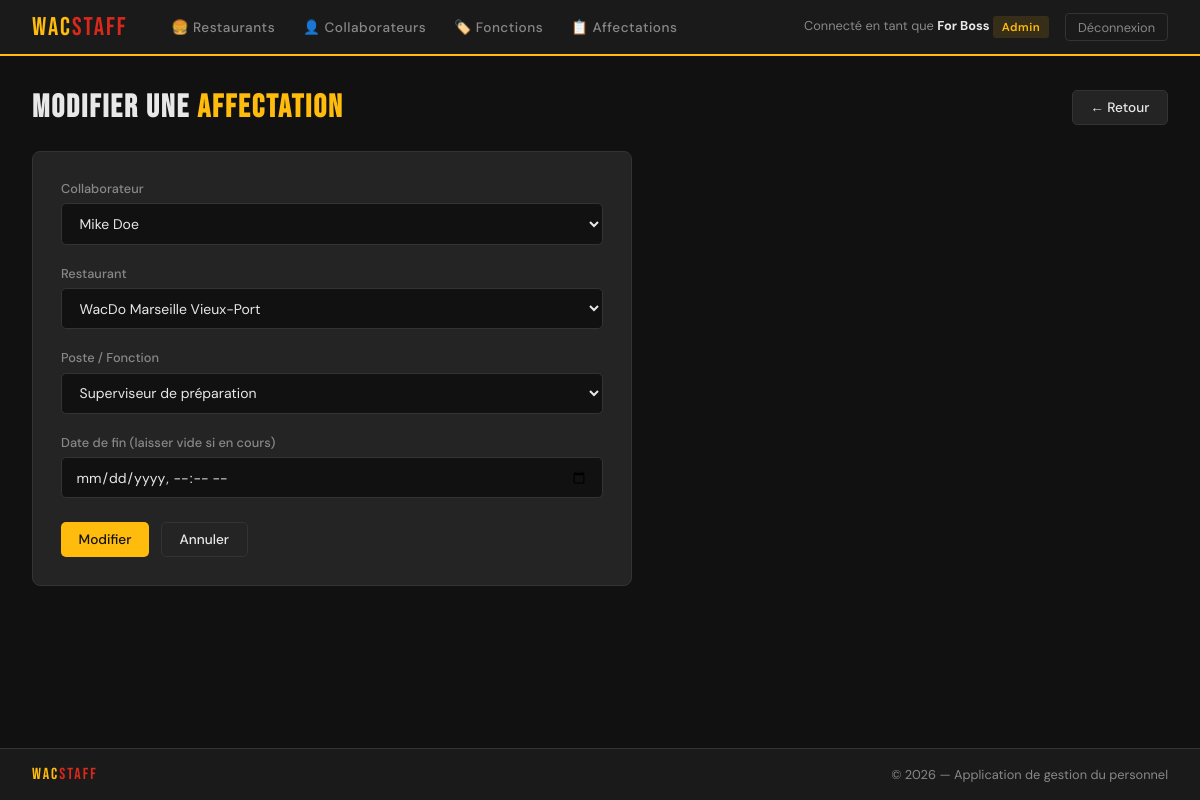
Screenshot of /WacStaff/affectations/1/modifier/ (signed in) with the database file from the repository.
### WacStaff/models.py (models this page shows, shortened)
class Collaborateur(AbstractBaseUser, PermissionsMixin):
    nom = models.CharField(max_length=100)
    prenom = models.CharField(max_length=100)
    email = models.EmailField(max_length=100, unique=True)
    date1ereEmbauche = models.DateTimeField(auto_now_add=True)
    admin = models.BooleanField(default=False)
    USERNAME_FIELD = 'email'            # champ utilisé pour se connecter
    REQUIRED_FIELDS = ['nom', 'prenom'] # champs demandés par createsuperuser en plus de l'email
    objects = CollaborateurManager()
    @property
    def is_staff(self):
        return self.admin
    def __str__(self):
        return f"{self.prenom} {self.nom}"

class Affectation(models.Model):
    collaborateur = models.ForeignKey(Collaborateur, on_delete=models.PROTECT, related_name='affectations')
    restaurant = models.ForeignKey(Restaurant, on_delete=models.PROTECT, related_name='affectations')
    poste = models.ForeignKey(Fonction, on_delete=models.PROTECT, related_name='affectations')
    debut = models.DateTimeField(auto_now_add=True)
    fin = models.DateTimeField(null=True, blank=True)

### WacStaff/views.py (the view)
# urls.py: path('affectations/<int:pk>/modifier/', views.affectation_edit, name='affectation_edit'),
@login_required
def affectation_edit(request, pk):
    if not request.user.is_staff:
        messages.error(request, "Accès réservé aux administrateurs.")
        return redirect('affectation_list')
    affectation = get_object_or_404(Affectation, pk=pk)
    form = AffectationForm(request.POST or None, instance=affectation)
    if form.is_valid():
        form.save()
        messages.success(request, "Affectation modifiée.")
        return redirect('affectation_list')
    return render(request, 'affectations/form.html', {
        'form': form, 'action': 'Modifier', 'obj': affectation
    })

### WacStaff/forms.py
class AffectationForm(forms.ModelForm):
    class Meta:
        model = Affectation
        fields = ['collaborateur', 'restaurant', 'poste', 'fin']
        labels = {
            'collaborateur': 'Collaborateur',
            'restaurant': 'Restaurant',
            'poste': 'Poste / Fonction',
            'fin': 'Date de fin (laisser vide si en cours)',
        }
        widgets = {
            'fin': forms.DateTimeInput(attrs={'type': 'datetime-local'}, format='%Y-%m-%dT%H:%M'),
        }
    def __init__(self, *args, **kwargs):
        super().__init__(*args, **kwargs)
        self.fields['fin'].input_formats = ['%Y-%m-%dT%H:%M']

### WacStaff/models.py (called while the page is built)
    def __str__(self):
        return self.nom

    def __str__(self):
        return self.intitulePoste

### WacStaff/templates/affectations/form.html (shortened to what this page needs)
{% extends "base.html" %}
{% block content %}
<div class="page-header">
    <h1 class="page-title">{{ action }} une <span>affectation</span></h1>
    <a href="{% url 'affectation_list' %}" class="btn btn-secondary">← Retour</a>
</div>
<div class="form-card">
    <form method="post">
        {% for field in form %}
        <div class="form-group">
            <label>{{ field.label }}</label>
            {{ field }}
        </div>
        {% endfor %}
        <div class="form-actions">
            <button type="submit" class="btn btn-primary">{{ action }}</button>
            <a href="{% url 'affectation_list' %}" class="btn btn-secondary">Annuler</a>
        </div>
    </form>
</div>
{% endblock %}

### WacStaff/templates/base.html (shortened to what this page needs)
<!doctype html>
<html lang="fr">
<head>
    {% load static %}
    <link rel="stylesheet" href="{% static 'wacstaff.css' %}">
</head>
<body>
{% if user.is_authenticated %}
<nav>
    <a href="{% url 'home' %}" class="nav-brand">Wac<span>Staff</span></a>
    <div class="nav-links">
        <a href="{% url 'restaurant_list' %}">🍔 Restaurants</a>
        <a href="{% url 'collaborateur_list' %}">👤 Collaborateurs</a>
        <a href="{% url 'fonction_list' %}">🏷️ Fonctions</a>
        <a href="{% url 'affectation_list' %}">📋 Affectations</a>
    </div>
    <div class="nav-user">
        <span>Connecté en tant que <strong>{{ user.prenom }} {{ user.nom }}</strong>
        {% if user.is_staff %}<span class="badge badge-admin">Admin</span>{% endif %}
        </span>
        <form method="post" action="{% url 'logout' %}" style="display:inline;">
            <button type="submit" class="btn-logout">Déconnexion</button>
        </form>
    </div>
</nav>
{% endif %}
<main>
    {% block content %}{% endblock %}
</main>
<footer>
    <span class="footer-brand">Wac<span>Staff</span></span>
    <span class="footer-copy">© {% now "Y" %} — Application de gestion du personnel</span>
</footer>
</body>
</html>

### WacStaff/static/wacstaff.css (style rules this page uses)
:root { --gold: #FFBC0D; --red: #DA291C; --dark: #1a1a1a; --darker: #111111; --surface: #242424; --border: #333333; --text: #e8e8e8; --muted: #888888; --success: #4ade80; --danger: #f87171; }
* { box-sizing: border-box; margin: 0; padding: 0; }
body { font-family: 'DM Sans', sans-serif; background: var(--darker); color: var(--text); min-height: 100vh; display: flex; flex-direction: column; }
nav { background: var(--dark); border-bottom: 2px solid var(--gold); padding: 0 2rem; display: flex; align-items: center; gap: 2rem; height: 56px; position: sticky; top: 0; z-index: 100; }
.nav-brand { font-family: 'Bebas Neue', sans-serif; font-size: 1.6rem; color: var(--gold); letter-spacing: 2px; text-decoration: none; }
.nav-brand span { color: var(--red); }
.nav-links { display: flex; gap: 0.25rem; flex: 1; }
.nav-links a { color: var(--muted); text-decoration: none; font-size: 0.85rem; font-weight: 500; padding: 0.4rem 0.75rem; border-radius: 4px; transition: all 0.15s; letter-spacing: 0.5px; }
.nav-user { display: flex; align-items: center; gap: 1rem; font-size: 0.8rem; color: var(--muted); }
.nav-user strong { color: var(--text); }
.btn-logout { background: none; border: 1px solid var(--border); color: var(--muted); padding: 0.3rem 0.75rem; border-radius: 4px; cursor: pointer; font-size: 0.8rem; font-family: 'DM Sans', sans-serif; text-decoration: none; transition: all 0.15s; }
main { flex: 1; padding: 2rem; max-width: 1200px; margin: 0 auto; width: 100%; }
.page-header { display: flex; justify-content: space-between; align-items: center; margin-bottom: 1.5rem; }
.page-title { font-family: 'Bebas Neue', sans-serif; font-size: 2rem; letter-spacing: 2px; color: var(--text); }
.page-title span { color: var(--gold); }
.btn { display: inline-flex; align-items: center; gap: 0.4rem; padding: 0.5rem 1.1rem; border-radius: 5px; font-size: 0.85rem; font-weight: 500; text-decoration: none; cursor: pointer; border: none; transition: all 0.15s; font-family: 'DM Sans', sans-serif; }
.btn-primary { background: var(--gold); color: #111; }
.btn-secondary { background: var(--surface); color: var(--text); border: 1px solid var(--border); }
.badge { display: inline-block; padding: 0.2rem 0.55rem; border-radius: 3px; font-size: 0.72rem; font-weight: 600; letter-spacing: 0.5px; }
.badge-admin { background: rgba(255,188,13,0.12); color: var(--gold); }
.form-card { background: var(--surface); border: 1px solid var(--border); border-radius: 8px; padding: 1.75rem; max-width: 600px; }
.form-group { margin-bottom: 1.25rem; }
.form-group label { display: block; font-size: 0.8rem; color: var(--muted); margin-bottom: 0.4rem; font-weight: 500; }
.form-group input, .form-group select, .form-group textarea { width: 100%; background: var(--darker); border: 1px solid var(--border); color: var(--text); padding: 0.6rem 0.85rem; border-radius: 5px; font-size: 0.875rem; font-family: 'DM Sans', sans-serif; }
.form-actions { display: flex; gap: 0.75rem; margin-top: 1.5rem; }
option { background: var(--dark); }
footer { background: var(--dark); border-top: 1px solid var(--border); padding: 1rem 2rem; display: flex; justify-content: space-between; align-items: center; font-size: 0.8rem; color: var(--muted); }
.footer-brand { font-family: 'Bebas Neue', sans-serif; font-size: 1rem; color: var(--gold); letter-spacing: 2px; }
.footer-brand span { color: var(--red); }
.footer-copy { color: var(--muted); }

### rows the page displays
Collaborateur: prenom "For", nom "Boss"
Affectation: form "Mike Doe" "WacDo Marseille Vieux-Port" "Superviseur de préparation"

### other values shown
{{ action }} "Modifier"
{{ field.label }} "Collaborateur" "Restaurant" "Poste / Fonction" "Date de fin (laisser vide si en cours)"
